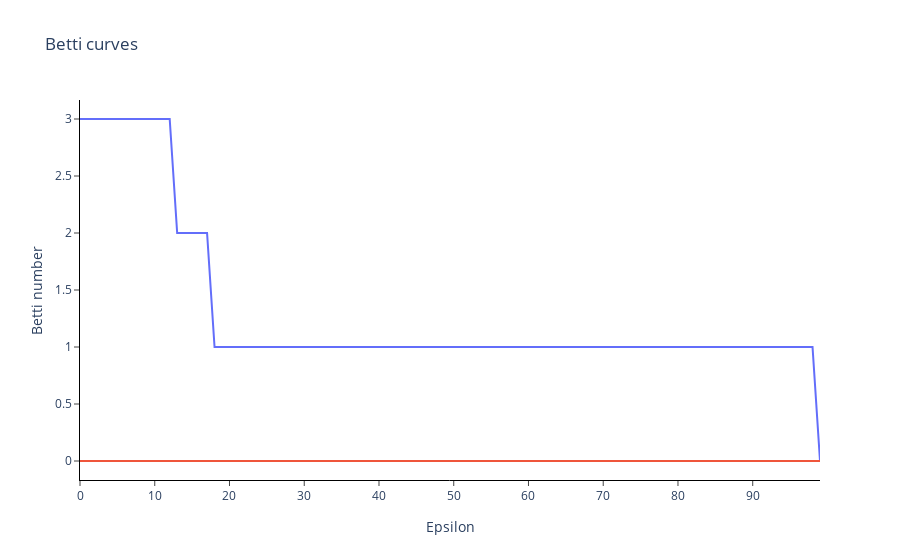

This figure's notebook cell:
### Code cell
plot_betti_surfaces(bett)

### Figure 1 — Plotly figure (JSON) as saved in the notebook; plotly's stock layout.template omitted (floating-point values rounded to 4 significant figures)
{"data": [{"hoverinfo": "none", "mode": "lines", "showlegend": false, "type": "scatter", "x": [0, 1, 2, 3, 4, 5, 6, 7, 8, 9, 10, 11, 12, 13, 14, 15, 16, 17, 18, 19, 20, 21, 22, 23, 24, 25, 26, 27, 28, 29, 30, 31, 32, 33, 34, 35, 36, 37, 38, 39, 40, 41, 42, 43, 44, 45, 46, 47, 48, 49, 50, 51, 52, 53, 54, 55, 56, 57, 58, 59, 60, 61, 62, 63, 64, 65, 66, 67, 68, 69, 70, 71, 72, 73, 74, 75, 76, 77, 78, 79, 80, 81, 82, 83, 84, 85, 86, 87, 88, 89, 90, 91, 92, 93, 94, 95, 96, 97, 98, 99], "y": [3, 3, 3, 3, 3, 3, 3, 3, 3, 3, 3, 3, 3, 2, 2, 2, 2, 2, 1, 1, 1, 1, 1, 1, 1, 1, 1, 1, 1, 1, 1, 1, 1, 1, 1, 1, 1, 1, 1, 1, 1, 1, 1, 1, 1, 1, 1, 1, 1, 1, 1, 1, 1, 1, 1, 1, 1, 1, 1, 1, 1, 1, 1, 1, 1, 1, 1, 1, 1, 1, 1, 1, 1, 1, 1, 1, 1, 1, 1, 1, 1, 1, 1, 1, 1, 1, 1, 1, 1, 1, 1, 1, 1, 1, 1, 1, 1, 1, 1, 0]}, {"hoverinfo": "none", "mode": "lines", "showlegend": false, "type": "scatter", "x": [0, 1, 2, 3, 4, 5, 6, 7, 8, 9, 10, 11, 12, 13, 14, 15, 16, 17, 18, 19, 20, 21, 22, 23, 24, 25, 26, 27, 28, 29, 30, 31, 32, 33, 34, 35, 36, 37, 38, 39, 40, 41, 42, 43, 44, 45, 46, 47, 48, 49, 50, 51, 52, 53, 54, 55, 56, 57, 58, 59, 60, 61, 62, 63, 64, 65, 66, 67, 68, 69, 70, 71, 72, 73, 74, 75, 76, 77, 78, 79, 80, 81, 82, 83, 84, 85, 86, 87, 88, 89, 90, 91, 92, 93, 94, 95, 96, 97, 98, 99], "y": [0, 0, 0, 0, 0, 0, 0, 0, 0, 0, 0, 0, 0, 0, 0, 0, 0, 0, 0, 0, 0, 0, 0, 0, 0, 0, 0, 0, 0, 0, 0, 0, 0, 0, 0, 0, 0, 0, 0, 0, 0, 0, 0, 0, 0, 0, 0, 0, 0, 0, 0, 0, 0, 0, 0, 0, 0, 0, 0, 0, 0, 0, 0, 0, 0, 0, 0, 0, 0, 0, 0, 0, 0, 0, 0, 0, 0, 0, 0, 0, 0, 0, 0, 0, 0, 0, 0, 0, 0, 0, 0, 0, 0, 0, 0, 0, 0, 0, 0, 0]}], "layout": {"plot_bgcolor": "white", "title": {"text": "Betti curves"}, "xaxis": {"anchor": "x", "exponentformat": "e", "linecolor": "black", "linewidth": 1, "mirror": false, "showexponent": "all", "showline": true, "side": "bottom", "ticks": "outside", "title": {"text": "Epsilon"}, "type": "linear", "zeroline": true}, "yaxis": {"anchor": "y", "exponentformat": "e", "linecolor": "black", "linewidth": 1, "mirror": false, "showexponent": "all", "showline": true, "side": "left", "ticks": "outside", "title": {"text": "Betti number"}, "type": "linear", "zeroline": true}}}
